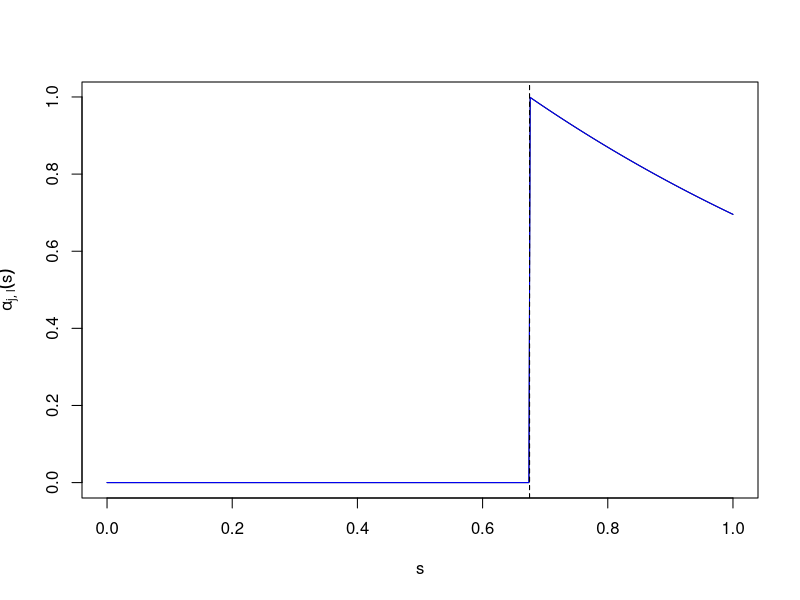

Source code (R): (Note: this script raises an error after producing the figure.)


myorigarg <- list(
  C = cbind(c(.1, .12, .15), c(.01, .05, .01)),
  U = cbind(c(6.5, 5, 5.5), c(4.583, 6.25, 3.75)),
  K = c(100, 100),
  E = c(.5, .25, .75),
  D = c(3, .01)
)

#### reverse engineering for nu-beta ####

expdist <- function(nu, beta, sj, sL)
{
  #equation (11)
  exp(-nu/beta*(sL-sj))*(sL >= sj)
}
expdist2 <- function(nu, sj, sL)
{
  #equation (11)
  exp(-nu*(sL-sj))*(sL >= sj)
}

getnubeta <- function(alphatab, ...)
{
  
  f <- function(x)
  {
    nu <- x[1]
    beta <- x[2]
    sJ1 <- x[3]
    sJ2 <- x[4]
    sJ3 <- x[5]
    sL1 <- x[6]
    sL2 <- x[7]
    T11 <- alphatab[1,1] - expdist(nu, beta, sJ1, sL1)
    T12 <- alphatab[1,2] - expdist(nu, beta, sJ1, sL2)
    T21 <- alphatab[2,1] - expdist(nu, beta, sJ2, sL1)
    T22 <- alphatab[2,2] - expdist(nu, beta, sJ2, sL2)
    T31 <- alphatab[3,1] - expdist(nu, beta, sJ3, sL1)
    T32 <- alphatab[3,2] - expdist(nu, beta, sJ3, sL2)
    
    (T11^2+T12^2+T21^2+T22^2+T31^2+T32^2)/2
  }
  gradf <- function(x)
  {
    nu <- x[1]
    beta <- x[2]
    sJ1 <- x[3]
    sJ2 <- x[4]
    sJ3 <- x[5]
    sL1 <- x[6]
    sL2 <- x[7]
    alpha11 <- expdist(nu, beta, sJ1, sL1)
    alpha12 <- expdist(nu, beta, sJ1, sL2)
    alpha21 <- expdist(nu, beta, sJ2, sL1)
    alpha22 <- expdist(nu, beta, sJ2, sL2)
    alpha31 <- expdist(nu, beta, sJ3, sL1)
    alpha32 <- expdist(nu, beta, sJ3, sL2)
    T11 <- alphatab[1,1] - alpha11
    T12 <- alphatab[1,2] - alpha12
    T21 <- alphatab[2,1] - alpha21
    T22 <- alphatab[2,2] - alpha22
    T31 <- alphatab[3,1] - alpha31
    T32 <- alphatab[3,2] - alpha32
    
    M <- rbind(
      c(sL1-sJ1, sJ1-sL2, sJ2-sL1, sJ2-sL2, sJ3-sL1, sJ3-sL2)/beta, #w.r.t. nu
      -c(sL1-sJ1, sJ1-sL2, sJ2-sL1, sJ2-sL2, sJ3-sL1, sJ3-sL2)/beta^2, #w.r.t. beta
      c(-nu/beta, -nu/beta, 0, 0, 0, 0), #w.r.t. sJ1
      c(0, 0, -nu/beta, -nu/beta, 0, 0), #w.r.t. sJ2
      c(0, 0, 0, 0, -nu/beta, -nu/beta), #w.r.t. sJ3
      c(nu/beta, 0, nu/beta, 0, nu/beta, 0), #w.r.t. sL1
      c(0, nu/beta, 0, nu/beta, 0, nu/beta) #w.r.t. sL2
    )
    M <- M %*% diag(c(T11, T12, T21, T22, T31, T32))
    M <- M %*% diag(c(alpha11, alpha12, alpha21, alpha22, alpha31, alpha32))
    M %*% rep(1, 6) #sum the six terms
  }
  x0 <- c("nu"=1, "beta"=1, "sJ"=1:3/4, "sL"=7:8/8)
  cat(f(x0), "\n")
  print(gradf(x0))
  
  matU <- rbind(
    c(1, rep(0, 6)),
    c(0, 1, rep(0, 5)),
    cbind(0, 0, rep(-1, 2), rep(0, 2), rep(0, 2), diag(2)),
    cbind(0, 0, rep(0, 2), rep(-1, 2), rep(0, 2), diag(2)),
    cbind(0, 0, rep(0, 2), rep(0, 2), rep(-1, 2), diag(2))
  )
  
  constrOptim(x0, f, grad=gradf, ui=matU, ci=rep(0, NROW(matU)), ...)
}

nubetaNM <- getnubeta(myorigarg$U, method="Nelder-Mead", control=list(trace=1, REPORT=1))
nubetaBFGS <- getnubeta(myorigarg$U, method="BFGS", control=list(trace=1, REPORT=1))

c(nubetaNM$value, nubetaBFGS$value)

cbind(nubetaNM$par, nubetaBFGS$par)

nubetaBFGS$par["nu"] / nubetaBFGS$par["beta"]


getnu <- function(alphatab, ...)
{
  
  f <- function(x)
  {
    nu <- x[1]
    sJ1 <- x[2]
    sJ2 <- x[3]
    sJ3 <- x[4]
    sL1 <- x[5]
    sL2 <- x[6]
    T11 <- alphatab[1,1] - expdist2(nu, sJ1, sL1)
    T12 <- alphatab[1,2] - expdist2(nu, sJ1, sL2)
    T21 <- alphatab[2,1] - expdist2(nu, sJ2, sL1)
    T22 <- alphatab[2,2] - expdist2(nu, sJ2, sL2)
    T31 <- alphatab[3,1] - expdist2(nu, sJ3, sL1)
    T32 <- alphatab[3,2] - expdist2(nu, sJ3, sL2)
    
    (T11^2+T12^2+T21^2+T22^2+T31^2+T32^2)/2
  }
  gradf <- function(x)
  {
    nu <- x[1]
    sJ1 <- x[2]
    sJ2 <- x[3]
    sJ3 <- x[4]
    sL1 <- x[5]
    sL2 <- x[6]
    alpha11 <- expdist2(nu, sJ1, sL1)
    alpha12 <- expdist2(nu, sJ1, sL2)
    alpha21 <- expdist2(nu, sJ2, sL1)
    alpha22 <- expdist2(nu, sJ2, sL2)
    alpha31 <- expdist2(nu, sJ3, sL1)
    alpha32 <- expdist2(nu, sJ3, sL2)
    T11 <- alphatab[1,1] - alpha11
    T12 <- alphatab[1,2] - alpha12
    T21 <- alphatab[2,1] - alpha21
    T22 <- alphatab[2,2] - alpha22
    T31 <- alphatab[3,1] - alpha31
    T32 <- alphatab[3,2] - alpha32
    
    M <- rbind(
      c(sL1-sJ1, sJ1-sL2, sJ2-sL1, sJ2-sL2, sJ3-sL1, sJ3-sL2), #w.r.t. nu
      c(-nu, -nu, 0, 0, 0, 0), #w.r.t. sJ1
      c(0, 0, -nu, -nu, 0, 0), #w.r.t. sJ2
      c(0, 0, 0, 0, -nu, -nu), #w.r.t. sJ3
      c(nu, 0, nu, 0, nu, 0), #w.r.t. sL1
      c(0, nu, 0, nu, 0, nu) #w.r.t. sL2
    )
    M <- M %*% diag(c(T11, T12, T21, T22, T31, T32))
    M <- M %*% diag(c(alpha11, alpha12, alpha21, alpha22, alpha31, alpha32))
    M %*% rep(1, 6) #sum the six terms
  }
  x0 <- c("nu"=1, "sJ"=1:3/4, "sL"=7:8/8)
  cat("x0", x0, "\n")
  cat(f(x0), "\n")
  print(gradf(x0))
  
  matU <- rbind(
    c(1, rep(0, 5)),
    cbind(0, rep(-1, 2), rep(0, 2), rep(0, 2), diag(2)),
    cbind(0, rep(0, 2), rep(-1, 2), rep(0, 2), diag(2)),
    cbind(0, rep(0, 2), rep(0, 2), rep(-1, 2), diag(2))
  )
  print(matU)
  
  constrOptim(x0, f, grad=gradf, ui=matU, ci=rep(0, NROW(matU)), ...)
}

nuBFGS <- getnu(myorigarg$U, method="BFGS", control=list(trace=1, REPORT=1))



nubetaBFGS$par["nu"] / nubetaBFGS$par["beta"]
nuBFGS$par

c(nuBFGS$value, nubetaBFGS$value)


dStationJoueur1 <- function(x) 
  expdist(nubetaBFGS$par["nu"], nubetaBFGS$par["beta"], nubetaBFGS$par["sJ1"], x)
dStationJoueur2 <- function(x) 
  expdist(nubetaBFGS$par["nu"], nubetaBFGS$par["beta"], nubetaBFGS$par["sJ2"], x)

curve(dStationJoueur1(x), from = 0, to = 1, n =501, xlab=expression(s),
      ylab=expression(alpha[list(j,l)](s)))
curve(dStationJoueur2(x), add=TRUE, col="blue", n=501)
abline(v=nubetaBFGS$par[3:4], lty=2)


qbar <- function(sJ1, sJ2, sJ3, sL, emrate, prodlevel, nu, beta)
{
  alpha1L <- expdist(nu, beta, sJ1, sL)
  alpha2L <- expdist(nu, beta, sJ2, sL)
  alpha3L <- expdist(nu, beta, sJ3, sL)
  #cat(emrate, "\n")
  #cat(prodlevel, "\n")
  resterms <- c(alpha1L, alpha2L, alpha3L) * emrate * prodlevel
  #cat(resterms, "\n")
  sum(resterms)
}


qbarf <- function(x, resopt, emrate, prodlevel)
{
  sapply(x, function(pos)
    qbar(resopt["sJ1"], resopt["sJ2"], resopt["sJ3"], pos, 
         emrate, prodlevel, resopt["nu"], resopt["beta"])
  )
}

qbarf(3, nubetaBFGS$par, basesetting[1, c("E1", "E2", "E3")], resbase[1,]$par[1:3])

#resbase[1,]$par[1:3]
#basesetting[1, c("E1", "E2", "E3")],

curve(qbarf(x, nubetaBFGS$par, c(1,1,1),  c(1,1,1)),
      xlab=expression(s), ylab=expression(bar(q)(s)), from=0, to=1, n=1001)
abline(v=nubetaBFGS$par[3:5], lty=2, col="grey")
abline(h=100, col="red")

curve(qbarf(x, nubetaNM$par, c(.5, .25, .75), resbase[1,]$par[1:3]),
      from=0, to=1, n=1001)
abline(v=nubetaNM$par[3:5], lty=2, col="grey")
abline(h=100, col="red")


